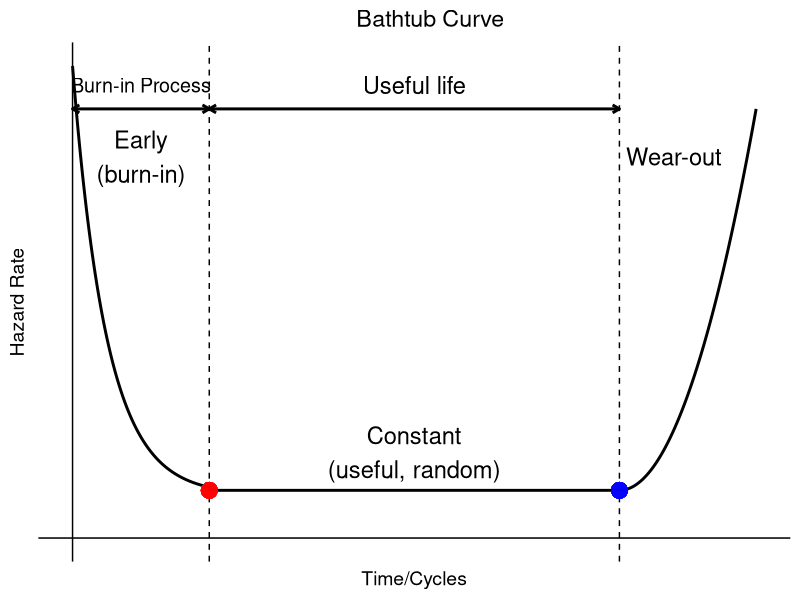

Reproduce this figure in R.
library(ggplot2)
library(dplyr)

# 시간(Time) 범위 설정
time <- seq(0, 100, length.out = 50000)

# Hazard Rate 함수 정의 (욕조 곡선 형태)
hazard_rate <- function(t) {
  ifelse(t < 20, 
         0.09 + 0.9 * exp(-0.2 * t),               # 초기 고장 (burn-in)
         ifelse(t < 80, 
                rep(0.1, length(t)),              # 정상 수명
                0.1 + 0.002 * (t - 80)^2))        # 마모 고장 (wear-out)
}

# 데이터 프레임 생성
df <- data.frame(
  time = time,
  hazard = hazard_rate(time)
)

# ggplot으로 그리기
ggplot(df, aes(x = time, y = hazard)) +
  geom_line(size = 1) +
  geom_vline(xintercept = c(20, 80), linetype = "dashed") +
  annotate("text", x = 10, y = 0.8, label = "Early\n(burn-in)", size = 6) +
  annotate("text", x = 50, y = 0.18, label = "Constant\n(useful, random)", size = 6) +
  annotate("text", x = 88, y = 0.8, label = "Wear-out", size = 6) +
  annotate("segment", x = 20, xend = 80, y = 0.9, yend = 0.9,
           arrow = arrow(ends = "both", length = unit(0.2, "cm")),
           size = 1) +
  annotate("text", x = 50, y = 0.95, label = "Useful life", size = 6) +
  annotate("segment", x = 0, xend = 20, y = 0.9, yend = 0.9,
           arrow = arrow(ends = "both", length = unit(0.2, "cm")),
           size = 1) +
  annotate("text", x = 10, y = 0.95, label = "Burn-in Process", size = 5) +
  labs(
    title = "                                                     Bathtub Curve",
    x = "Time/Cycles",
    y = "Hazard Rate"
  ) +
  theme_minimal(base_size = 14)+
  theme(
    axis.text = element_blank(),        # 눈금 텍스트 제거
    axis.ticks = element_blank(),       # 눈금선 제거
    panel.grid = element_blank(),       # 배경 격자 제거
    panel.border = element_blank()
  ) +
  geom_hline(yintercept = 0, size = 0.5) +
  geom_vline(xintercept = 0, size = 0.5)+
  geom_point(x = 20, y = 0.1, size = 5,alpha=0.1, color = "red")+
  geom_point(x = 80, y = 0.1, size = 5,alpha=0.1, color = "blue")
